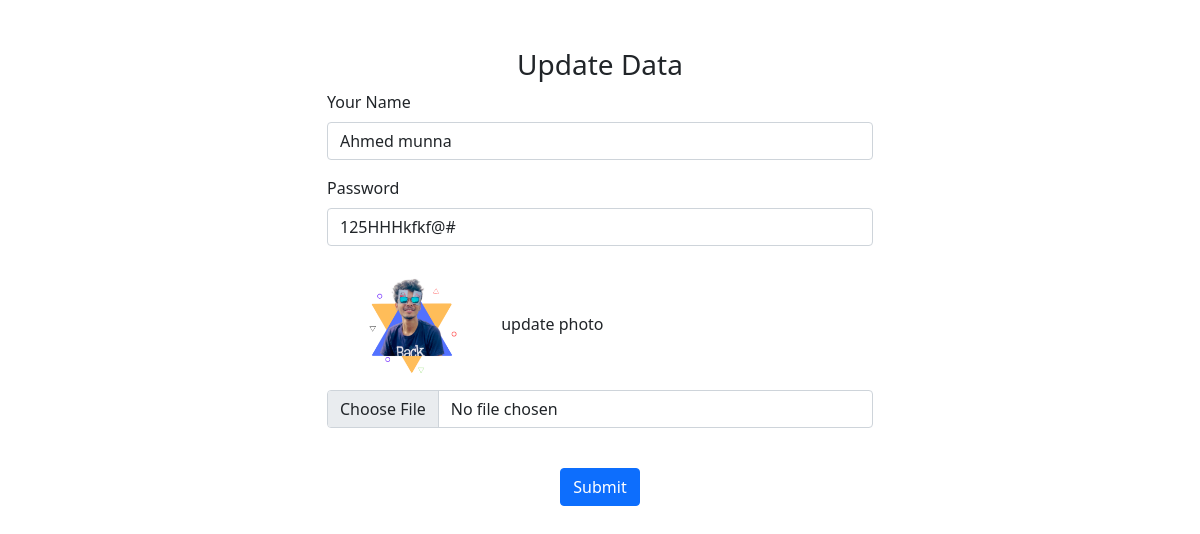
/update.php?id=27 (signed in), run on the app's committed database.
### tables this page shows
CREATE TABLE `user` (
  `id` int(11) NOT NULL,
  `name` varchar(200) NOT NULL,
  `pass` varchar(250) NOT NULL,
  `img` varchar(255) NOT NULL
);

### update.php (the view, shortened to what this page needs)
<?php
    require('include/header.php');
    require('include/config.php');
    $id = $_GET["id"];
    $query  = "SELECT * FROM user WHERE id=$id";
    $insart = mysqli_query($db_connect,$query);
    $assoc  = mysqli_fetch_assoc($insart);
?>
<section>
        <div class="container">
            <div class="row mt-5 border-1">
                <h3 class="text-center">Update Data</h3>
                <div class="col-3"></div>
                <div class="col-6">
                    <form action="update_post.php" method="post" enctype="multipart/form-data">
                    <div class="mb-3">
                            <label for="name" class="form-label">Your Name</label>
                            <input type="text" value="<?php echo $assoc['name']?>" class="form-control" name="name">
                        </div>
                        <div class="mb-3">
                            <label for="exampleInputPassword1" class="form-label">Password</label>
                            <input type="text" class="form-control" value="<?php echo $assoc['pass']?>" name="password" id="exampleInputPassword1">
                        </div>
                        <div class="mb-3">
                            <img style="hight: 170px; width: 170px;" src="upload/profile/<?php echo $assoc['img']?>">
                            <label for="formFile" class="form-label">update photo</label>
                            <input class="form-control" name="photo" type="file" oninput="pic.src=window.URL.createObjectURL(this.files[0])">
                        </div>
                        <div class="text-center">
                            <button type="submit" class="btn btn-primary ">Submit</button>
                        </div>
                    </form>
                </div>
                <div class="col-3"></div>
            </div>
        </div>
    </section>
<?php require('include/footer.php'); ?>

### data on the page
user: name "Ahmed munna", password "125HHHkfkf@#", img (picture)
